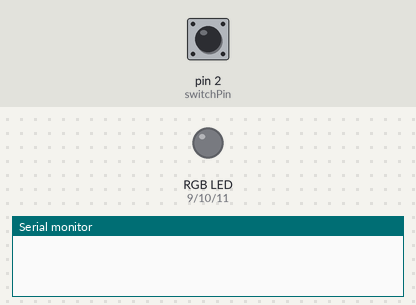
A sketch run on a simulated Arduino Uno, built with avr-gcc and run on an emulated ATmega328P. Parts: an RGB LED mixed from three pins (HIGH = lit), the last lines printed to the serial monitor. Inputs (shaded band) come from the test bench; at power-on: pin 2 (switchPin) HIGH.

Above: at 1.2 s.
1.3 s: pin 2 (switchPin) pulled LOW for 0.15 s
At 2.2 s:
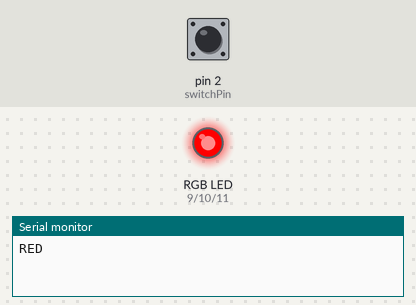
2.9 s: pin 2 (switchPin) pulled LOW for 1 s
At 3.4 s:
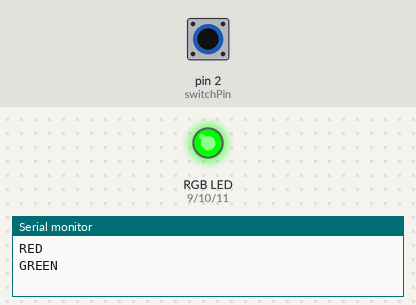
5.4 s: pin 2 (switchPin) pulled LOW for 0.15 s
At 6.5 s:
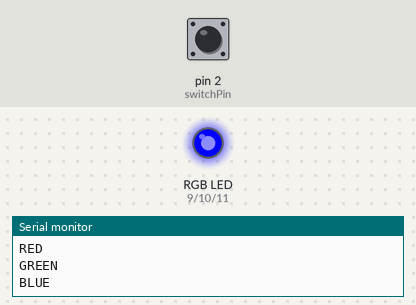
7.0 s: pin 2 (switchPin) pulsed LOW 5 times (0.12 s each, 0.3 s apart)
At 8.7 s:
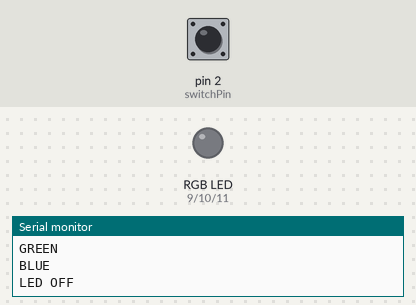
10.0 s: pin 2 (switchPin) pulled LOW for 3.2 s
At 11.2 s:
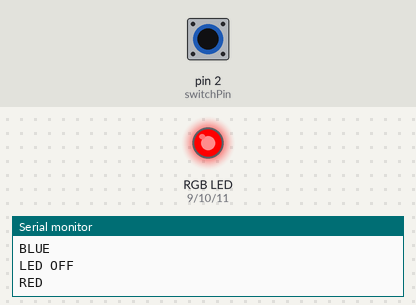
Timing chart, 0 to 13.0 s (numbered marks = the images above; inputs shaded):
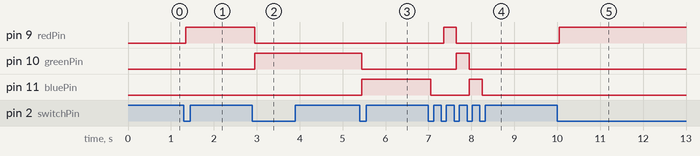

The sketch:

RGB_LED.ino
```cpp
// 핀 정의
const int switchPin = 2;    // 스위치가 연결된 D2
const int redPin = 9;       // RGB LED의 RED가 연결된 D9
const int greenPin = 10;    // RGB LED의 GREEN이 연결된 D10
const int bluePin = 11;     // RGB LED의 BLUE가 연결된 D11

// 변수 선언
int switchState = 0;        // 현재 스위치 상태
int lastSwitchState = HIGH; // 이전 스위치 상태
int colorState = 0;         // 색상 상태 (0: 꺼짐, 1: RED, 2: GREEN, 3: BLUE)

// 디바운싱 변수
unsigned long lastDebounceTime = 0;  // 마지막 디바운스 시간
unsigned long debounceDelay = 50;    // 디바운스 지연 시간 (밀리초)

void setup() {
  // 핀 모드 설정
  pinMode(switchPin, INPUT_PULLUP);  // 내부 풀업 저항 사용
  pinMode(redPin, OUTPUT);
  pinMode(greenPin, OUTPUT);
  pinMode(bluePin, OUTPUT);

  // 초기 LED 상태 (꺼짐)
  digitalWrite(redPin, LOW);
  digitalWrite(greenPin, LOW);
  digitalWrite(bluePin, LOW);
  Serial.begin(9600);
}

void loop() {
  // 스위치 상태 읽기
  int reading = digitalRead(switchPin);

  // 스위치 상태가 변경되었는지 확인
  if (reading != lastSwitchState) {
    // 디바운스 타이머 리셋
    lastDebounceTime = millis();
  }

  // 디바운스 지연 시간 확인
  if ((millis() - lastDebounceTime) > debounceDelay) {
    // 실제 스위치 상태가 변경되었는지 확인
    if (reading != switchState) {
      switchState = reading;

      // 스위치가 눌렸을 때 (LOW 상태)
      if (switchState == LOW) {
        // 다음 색상 상태로 전환
        colorState = (colorState + 1) % 4;  // 0~3 순환

        // LED 제어
        switch (colorState) {
          case 0:  // 꺼짐
            digitalWrite(redPin, LOW);
            digitalWrite(greenPin, LOW);
            digitalWrite(bluePin, LOW);
            Serial.println("LED OFF");
            break;
          case 1:  // RED
            digitalWrite(redPin, HIGH);
            digitalWrite(greenPin, LOW);
            digitalWrite(bluePin, LOW);
            Serial.println("RED");
            break;
          case 2:  // GREEN
            digitalWrite(redPin, LOW);
            digitalWrite(greenPin, HIGH);
            digitalWrite(bluePin, LOW);
            Serial.println("GREEN");
            break;
          case 3:  // BLUE
            digitalWrite(redPin, LOW);
            digitalWrite(greenPin, LOW);
            digitalWrite(bluePin, HIGH);
            Serial.println("BLUE");
            break;
        }
      }
    }
  }

  // 현재 상태를 이전 상태로 저장
  lastSwitchState = reading;
}
```

Measured:
- after the input at 1.3 s, pin 9 (redPin): LOW → HIGH after 0.05 s
- after the input at 2.9 s, pin 9 (redPin): HIGH → LOW after 0.05 s; pin 10 (greenPin): LOW → HIGH after 0.05 s
- after the input at 5.4 s, pin 10 (greenPin): HIGH → LOW after 0.05 s; pin 11 (bluePin): LOW → HIGH after 0.05 s
- after the input at 7.0 s, pin 9 (redPin): LOW → HIGH after 0.35 s, → LOW 0.30 s later; pin 10 (greenPin): LOW → HIGH after 0.65 s, → LOW 0.30 s later; pin 11 (bluePin): HIGH → LOW after 0.05 s, → HIGH 0.90 s later, → LOW 0.30 s later
- after the input at 10.0 s, pin 9 (redPin): LOW → HIGH after 0.05 s
